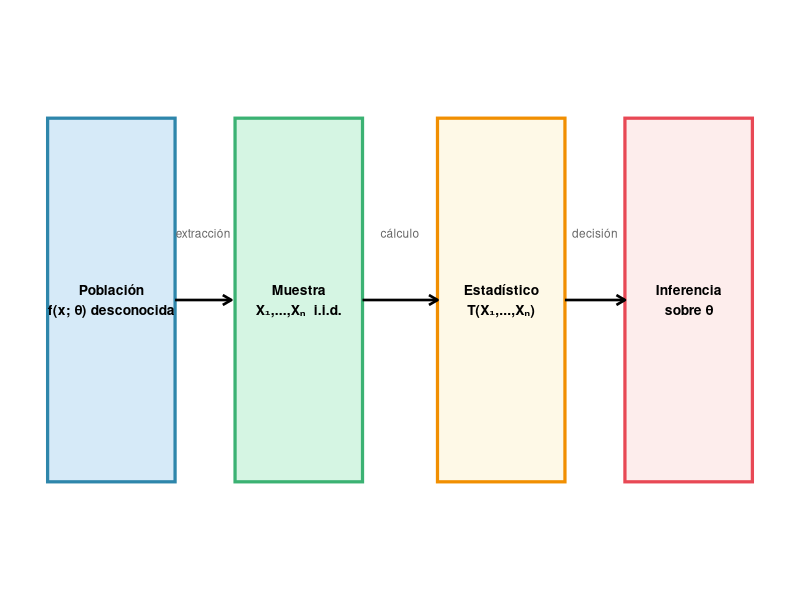
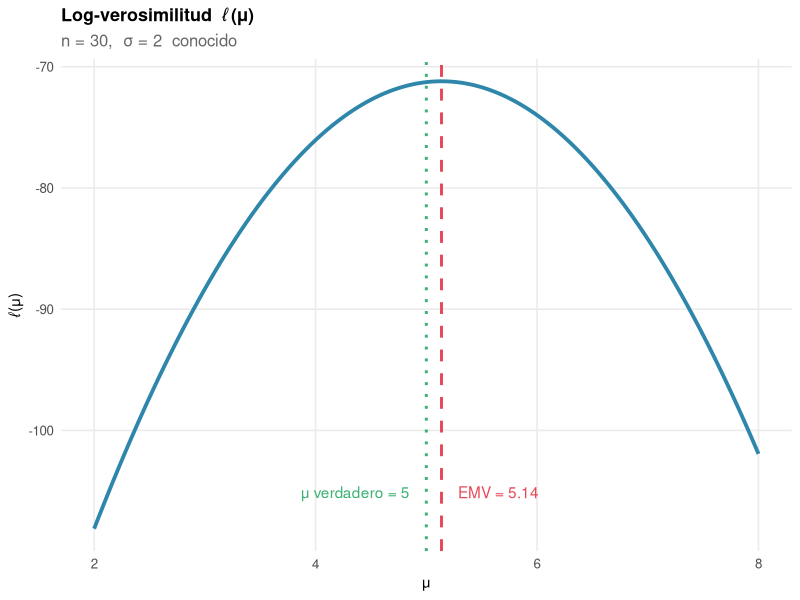
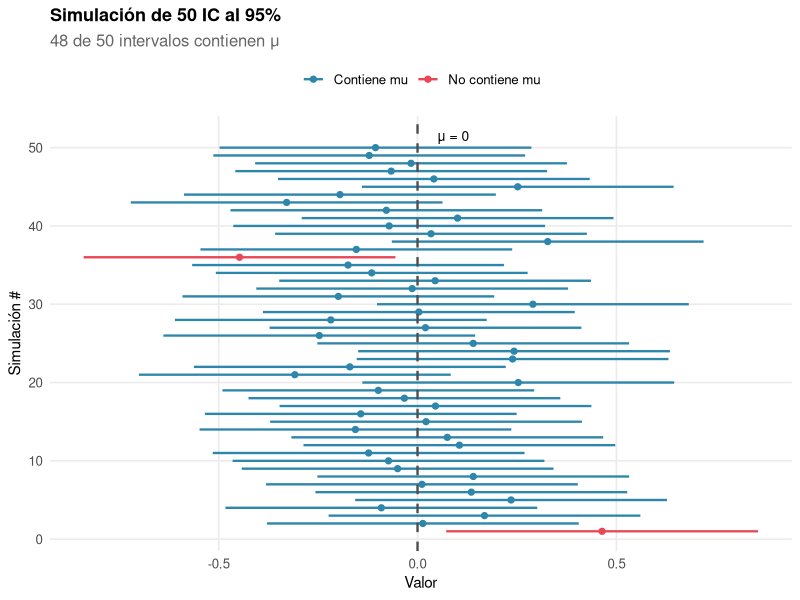
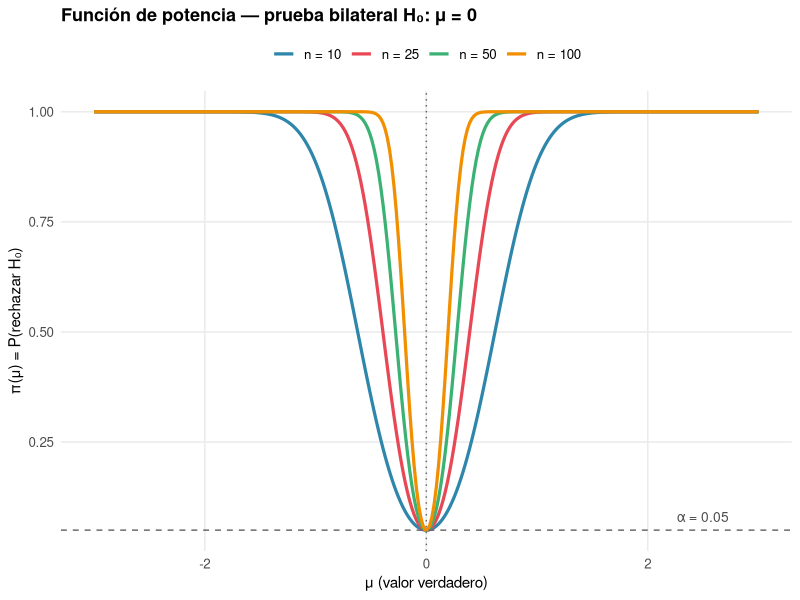
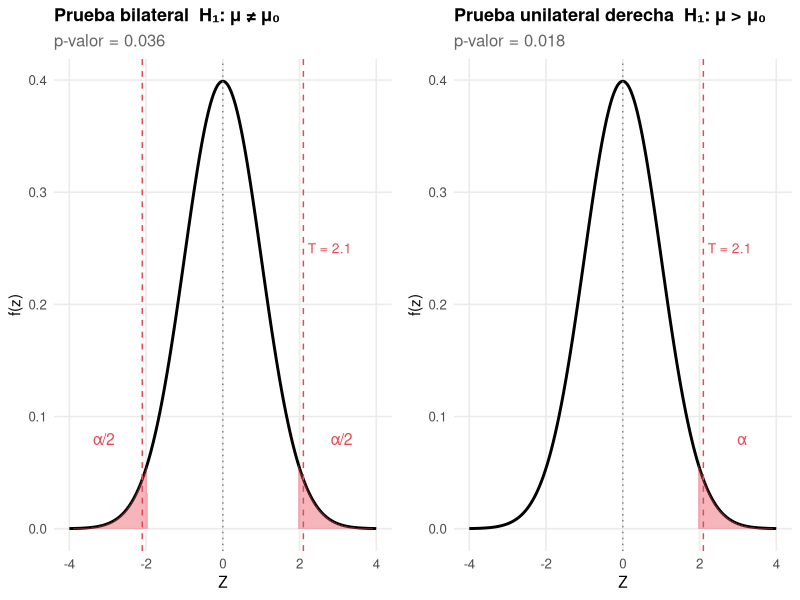
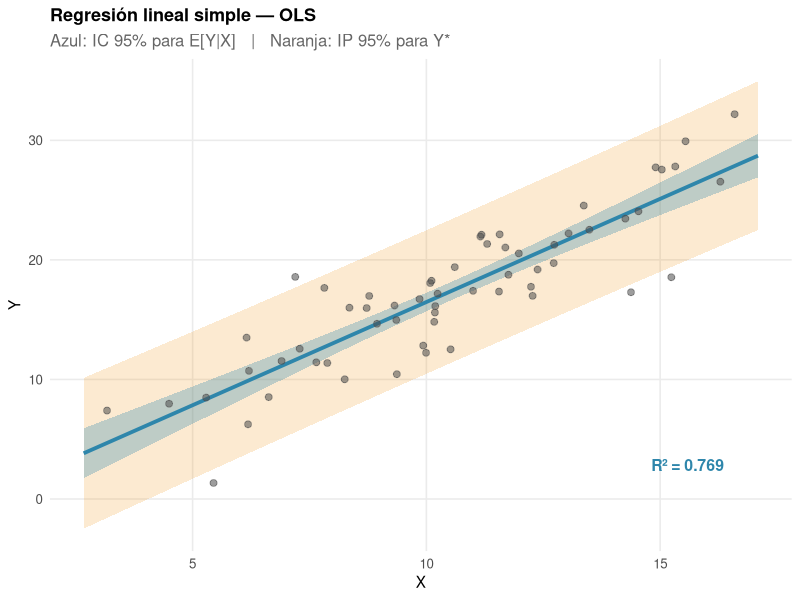
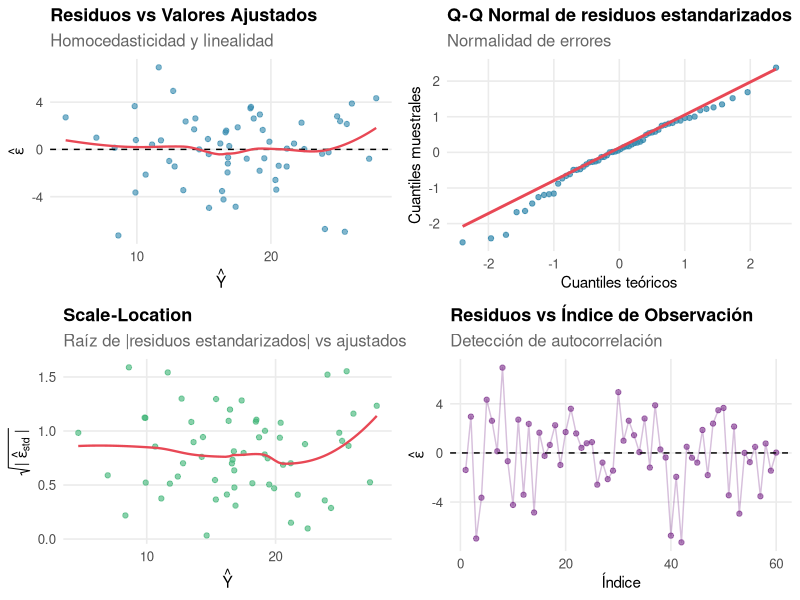

These charts were generated, in order, by the following R code:
## ---- chunk 1
#| label: setup
#| include: false

library(ggplot2)
library(dplyr)
library(tidyr)
library(gridExtra)
library(kableExtra)

set.seed(42)

theme_rep <- theme_minimal(base_size = 12) +
  theme(
    panel.grid.minor = element_blank(),
    plot.title       = element_text(face = "bold", size = 13),
    plot.subtitle    = element_text(colour = "grey40"),
    axis.title       = element_text(size = 11),
    legend.position  = "top"
  )
theme_set(theme_rep)

pal <- c("#2E86AB", "#E84855", "#3BB273", "#F18F01", "#7B2D8B", "#5C6BC0")
## ---- chunk 2
#| label: fig-marco
#| fig-cap: "Esquema general: población → muestra → inferencia"
#| echo: false
#| fig-width: 10
#| fig-height: 3.2

df_marco <- data.frame(
  x    = c(1, 3.5, 6.2, 8.7),
  y    = c(1.5, 1.5, 1.5, 1.5),
  lab  = c("Población\nf(x; θ) desconocida",
           "Muestra\nX₁,...,Xₙ  i.i.d.",
           "Estadístico\nT(X₁,...,Xₙ)",
           "Inferencia\nsobre θ")
)

ggplot(df_marco) +
  geom_rect(aes(xmin = x - 0.85, xmax = x + 0.85,
                ymin = y - 0.6,  ymax = y + 0.6),
            fill = c("#D6EAF8","#D5F5E3","#FEF9E7","#FDEDEC"),
            colour = pal[c(1,3,4,2)], linewidth = 1.1) +
  geom_text(aes(x = x, y = y, label = lab), size = 3.5, fontface = "bold") +
  annotate("segment", x = 1.85, xend = 2.6,  y = 1.5, yend = 1.5,
           arrow = arrow(length = unit(0.25,"cm")), linewidth = 0.9) +
  annotate("segment", x = 4.35, xend = 5.35, y = 1.5, yend = 1.5,
           arrow = arrow(length = unit(0.25,"cm")), linewidth = 0.9) +
  annotate("segment", x = 7.05, xend = 7.85, y = 1.5, yend = 1.5,
           arrow = arrow(length = unit(0.25,"cm")), linewidth = 0.9) +
  annotate("text", x = 2.225, y = 1.72, label = "extracción", size = 3, colour = "grey40") +
  annotate("text", x = 4.85,  y = 1.72, label = "cálculo",    size = 3, colour = "grey40") +
  annotate("text", x = 7.45,  y = 1.72, label = "decisión",   size = 3, colour = "grey40") +
  xlim(0, 9.7) + ylim(0.6, 2.4) +
  theme_void()
## ---- chunk 3
#| label: fig-verosimilitud
#| fig-cap: "Log-verosimilitud para μ con σ² conocido — la cima es el EMV"
#| fig-width: 9
#| fig-height: 4

n    <- 30
mu0  <- 5
sig  <- 2
x_obs <- rnorm(n, mu0, sig)

mu_grid <- seq(2, 8, length.out = 300)
loglik  <- sapply(mu_grid, function(m)
  sum(dnorm(x_obs, m, sig, log = TRUE)))

emv <- mean(x_obs)

ggplot(data.frame(mu = mu_grid, ll = loglik), aes(mu, ll)) +
  geom_line(colour = pal[1], linewidth = 1.3) +
  geom_vline(xintercept = emv,  colour = pal[2], linetype = "dashed", linewidth = 1) +
  geom_vline(xintercept = mu0,  colour = pal[3], linetype = "dotted", linewidth = 1) +
  annotate("text", x = emv + 0.15, y = min(loglik) + 3,
           label = paste0("EMV = ", round(emv, 2)), colour = pal[2], hjust = 0) +
  annotate("text", x = mu0 - 0.15, y = min(loglik) + 3,
           label = paste0("μ verdadero = ", mu0), colour = pal[3], hjust = 1) +
  labs(title = "Log-verosimilitud  ℓ(μ)",
       subtitle = paste0("n = ", n, ",  σ = ", sig, "  conocido"),
       x = "μ", y = "ℓ(μ)")
## ---- chunk 4
#| label: fig-ic-cobertura
#| fig-cap: "Simulación de 50 intervalos de confianza al 95% para μ = 0"
#| fig-width: 9
#| fig-height: 5.5

n_sim <- 50; n_obs <- 25; mu_true <- 0; sig_ic <- 1; alpha_ic <- 0.05
z_a2 <- qnorm(1 - alpha_ic / 2)

set.seed(7)
sims <- replicate(n_sim, {
  xs  <- rnorm(n_obs, mu_true, sig_ic)
  xb  <- mean(xs)
  m   <- z_a2 * sig_ic / sqrt(n_obs)
  c(xb - m, xb + m)
})

df_ic <- data.frame(
  id   = 1:n_sim,
  lo   = sims[1,],
  hi   = sims[2,],
  xbar = colMeans(sims)
) |>
  mutate(cubre = lo <= mu_true & mu_true <= hi,
         color = ifelse(cubre, pal[1], pal[2]))

ggplot(df_ic, aes(y = id)) +
  geom_segment(aes(x = lo, xend = hi, yend = id, colour = color), linewidth = 0.8) +
  geom_point(aes(x = xbar, colour = color), size = 1.8) +
  geom_vline(xintercept = mu_true, linetype = "dashed", linewidth = 0.8, colour = "grey30") +
  scale_colour_identity(
    guide  = guide_legend(title = NULL),
    breaks = c(pal[1], pal[2]),
    labels = c("Contiene mu", "No contiene mu")) +
  annotate("text", x = mu_true + 0.05, y = n_sim + 1.5,
           label = "μ = 0", hjust = 0, size = 3.5) +
  labs(title = paste0("Simulación de ", n_sim, " IC al 95%"),
       subtitle = paste0(sum(df_ic$cubre), " de ", n_sim,
                         " intervalos contienen μ"),
       x = "Valor", y = "Simulación #")
## ---- chunk 5
#| label: fig-potencia
#| fig-cap: "Función de potencia para prueba bilateral de μ con distintos n"
#| fig-width: 9
#| fig-height: 4.5

mu_grid_p <- seq(-3, 3, length.out = 300)
sig_p <- 1; mu0_p <- 0; alpha_p <- 0.05

potencia <- function(mu, n, mu0 = 0, sig = 1, alpha = 0.05) {
  z_crit <- qnorm(1 - alpha / 2)
  se     <- sig / sqrt(n)
  # P(rechazar H0) = P(Z < -z_c | μ) + P(Z > z_c | μ)
  pnorm(-z_crit, mean = (mu - mu0)/se) +
  pnorm( z_crit, mean = (mu - mu0)/se, lower.tail = FALSE)
}

df_pot <- expand.grid(mu = mu_grid_p, n = c(10, 25, 50, 100)) |>
  mutate(pot = mapply(potencia, mu, n),
         n   = factor(paste0("n = ", n), levels = paste0("n = ", c(10,25,50,100))))

ggplot(df_pot, aes(mu, pot, colour = n)) +
  geom_line(linewidth = 1.1) +
  geom_hline(yintercept = alpha_p, linetype = "dashed", colour = "grey40") +
  geom_vline(xintercept = 0,       linetype = "dotted", colour = "grey40") +
  scale_colour_manual(values = pal[1:4], name = NULL) +
  annotate("text", x = 2.5, y = alpha_p + 0.03,
           label = paste0("α = ", alpha_p), colour = "grey30", size = 3.5) +
  labs(title = "Función de potencia — prueba bilateral H₀: μ = 0",
       x = "μ (valor verdadero)", y = "π(μ) = P(rechazar H₀)")
## ---- chunk 6
#| label: fig-pvalor
#| fig-cap: "Región de rechazo y p-valor para prueba bilateral y unilateral"
#| fig-width: 11
#| fig-height: 4.5

x_seq <- seq(-4, 4, length.out = 500)
df_z  <- data.frame(x = x_seq, y = dnorm(x_seq))
t_obs <- 2.1; z_c <- qnorm(0.975)

shade <- function(lo, hi) {
  sub <- df_z |> filter(x >= lo, x <= hi)
  geom_area(data = sub, aes(x = x, y = y), fill = pal[2], alpha = 0.4, inherit.aes = FALSE)
}

p_bil <- ggplot(df_z, aes(x, y)) +
  geom_line(linewidth = 1) +
  shade(-4, -z_c) + shade(z_c, 4) +
  geom_vline(xintercept = c(-t_obs, t_obs), colour = pal[2], linetype = "dashed") +
  geom_vline(xintercept = 0, colour = "grey50", linetype = "dotted") +
  annotate("text", x =  3.1, y = 0.08, label = "α/2", colour = pal[2], size = 4) +
  annotate("text", x = -3.1, y = 0.08, label = "α/2", colour = pal[2], size = 4) +
  annotate("text", x =  t_obs, y = 0.25,
           label = paste0("T = ", t_obs), colour = pal[2], hjust = -0.1, size = 3.5) +
  labs(title = "Prueba bilateral  H₁: μ ≠ μ₀",
       subtitle = paste0("p-valor = ", round(2*pnorm(-t_obs), 3)),
       x = "Z", y = "f(z)")

p_uni <- ggplot(df_z, aes(x, y)) +
  geom_line(linewidth = 1) +
  shade(z_c, 4) +
  geom_vline(xintercept = t_obs, colour = pal[2], linetype = "dashed") +
  geom_vline(xintercept = 0, colour = "grey50", linetype = "dotted") +
  annotate("text", x = 3.1, y = 0.08, label = "α", colour = pal[2], size = 4) +
  annotate("text", x = t_obs, y = 0.25,
           label = paste0("T = ", t_obs), colour = pal[2], hjust = -0.1, size = 3.5) +
  labs(title = "Prueba unilateral derecha  H₁: μ > μ₀",
       subtitle = paste0("p-valor = ", round(pnorm(-t_obs), 3)),
       x = "Z", y = "f(z)")

grid.arrange(p_bil, p_uni, ncol = 2)
## ---- chunk 7
#| label: fig-regresion
#| fig-cap: "OLS: recta ajustada, banda de confianza para la media e intervalo de predicción"
#| fig-width: 10
#| fig-height: 5

set.seed(21)
n_r   <- 60
x_r   <- rnorm(n_r, 10, 3)
y_r   <- 2 + 1.5 * x_r + rnorm(n_r, 0, 3)
df_r  <- data.frame(x = x_r, y = y_r)
fit_r <- lm(y ~ x, data = df_r)

x_pred <- seq(min(x_r) - 0.5, max(x_r) + 0.5, length.out = 200)
ci_m   <- predict(fit_r, newdata = data.frame(x = x_pred),
                  interval = "confidence", level = 0.95)
ci_p   <- predict(fit_r, newdata = data.frame(x = x_pred),
                  interval = "prediction", level = 0.95)

df_band <- data.frame(
  x    = x_pred,
  fit  = ci_m[,"fit"],
  ci_lo = ci_m[,"lwr"], ci_hi = ci_m[,"upr"],
  pi_lo = ci_p[,"lwr"], pi_hi = ci_p[,"upr"]
)

ggplot() +
  geom_ribbon(data = df_band, aes(x, ymin = pi_lo, ymax = pi_hi),
              fill = pal[4], alpha = 0.18) +
  geom_ribbon(data = df_band, aes(x, ymin = ci_lo, ymax = ci_hi),
              fill = pal[1], alpha = 0.30) +
  geom_line(data = df_band, aes(x, fit), colour = pal[1], linewidth = 1.3) +
  geom_point(data = df_r, aes(x, y), alpha = 0.55, size = 2, colour = "grey30") +
  annotate("text", x = max(x_r) - 1, y = min(y_r) + 1.5,
           label = paste0("R² = ", round(summary(fit_r)$r.squared, 3)),
           size = 4, colour = pal[1], fontface = "bold") +
  labs(
    title    = "Regresión lineal simple — OLS",
    subtitle = "Azul: IC 95% para E[Y|X]   |   Naranja: IP 95% para Y*",
    x = "X", y = "Y"
  )
## ---- chunk 8
#| label: fig-supuestos
#| fig-cap: "Gráficos de diagnóstico de supuestos OLS"
#| fig-width: 11
#| fig-height: 9

df_diag <- data.frame(
  fitted    = fitted(fit_r),
  residuals = residuals(fit_r),
  std_res   = rstandard(fit_r),
  obs       = seq_len(n_r)
)

# 1. Residuos vs Ajustados (homocedasticidad / linealidad)
p_rv <- ggplot(df_diag, aes(fitted, residuals)) +
  geom_point(alpha = 0.6, colour = pal[1]) +
  geom_hline(yintercept = 0, linetype = "dashed") +
  geom_smooth(se = FALSE, colour = pal[2], linewidth = 0.8, method = "loess") +
  labs(title = "Residuos vs Valores Ajustados",
       subtitle = "Homocedasticidad y linealidad",
       x = expression(hat(Y)), y = expression(hat(epsilon)))

# 2. QQ-plot (normalidad)
p_qq <- ggplot(df_diag, aes(sample = std_res)) +
  stat_qq(colour = pal[1], alpha = 0.7) +
  stat_qq_line(colour = pal[2], linewidth = 1) +
  labs(title = "Q-Q Normal de residuos estandarizados",
       subtitle = "Normalidad de errores",
       x = "Cuantiles teóricos", y = "Cuantiles muestrales")

# 3. Scale-Location (homocedasticidad)
p_sl <- ggplot(df_diag, aes(fitted, sqrt(abs(std_res)))) +
  geom_point(alpha = 0.6, colour = pal[3]) +
  geom_smooth(se = FALSE, colour = pal[2], linewidth = 0.8, method = "loess") +
  labs(title = "Scale-Location",
       subtitle = "Raíz de |residuos estandarizados| vs ajustados",
       x = expression(hat(Y)), y = expression(sqrt("|"~hat(epsilon)[std]~"|")))

# 4. Residuos vs Índice (autocorrelación)
p_idx <- ggplot(df_diag, aes(obs, residuals)) +
  geom_point(alpha = 0.6, colour = pal[5]) +
  geom_hline(yintercept = 0, linetype = "dashed") +
  geom_line(alpha = 0.3, colour = pal[5]) +
  labs(title = "Residuos vs Índice de Observación",
       subtitle = "Detección de autocorrelación",
       x = "Índice", y = expression(hat(epsilon)))

grid.arrange(p_rv, p_qq, p_sl, p_idx, ncol = 2)
## ---- chunk 9
#| label: tbl-resumen-final
#| echo: false

tibble::tribble(
  ~"Tema", ~"Concepto", ~"Resultado clave",
  "Estimación", "Insesgadez",      "$E[\\hat\\theta] = \\theta$",
  "Estimación", "ECM",             "$\\text{ECM} = \\text{Var} + \\text{Sesgo}^2$",
  "Estimación", "Consistencia",    "$\\hat\\theta_n \\xrightarrow{P} \\theta$",
  "Estimación", "Cota C-R",        "$\\text{Var}(\\hat\\theta) \\geq 1/I_n(\\theta)$",
  "Estimación", "EMV invarianza",  "$g(\\hat\\theta_{\\text{MV}})$ es EMV de $g(\\theta)$",
  "IC",  "Pivote normal",    "$Z = (\\bar X - \\mu)/(\\sigma/\\sqrt{n}) \\sim \\mathcal{N}(0,1)$",
  "IC",  "Pivote t",         "$T = (\\bar X - \\mu)/(S/\\sqrt{n}) \\sim t_{n-1}$",
  "IC",  "Pivote chi²",      "$\\chi^2 = (n-1)S^2/\\sigma^2 \\sim \\chi^2_{n-1}$",
  "IC",  "Tamaño muestral",  "$n \\geq (z_{\\alpha/2}\\,\\sigma/e)^2$",
  "Hipótesis", "Error tipo I",     "$\\alpha = P(\\text{rechazar}\\,H_0 \\mid H_0)$",
  "Hipótesis", "Error tipo II",    "$\\beta = P(\\text{no rechazar}\\,H_0 \\mid H_1)$",
  "Hipótesis", "Potencia",         "$1 - \\beta = P(\\text{rechazar}\\,H_0 \\mid H_1)$",
  "Hipótesis", "Wilks",            "$-2\\log\\Lambda \\xrightarrow{d} \\chi^2_r$",
  "OLS",  "Estimador $\\hat\\beta_1$", "$S_{XY}/S_{XX}$",
  "OLS",  "Gauss-Markov",    "OLS es MELI (BLUE) bajo A1–A4",
  "OLS",  "Varianza $\\hat\\beta_1$", "$\\sigma^2/S_{XX}$",
  "OLS",  "$R^2$",           "$1 - \\text{SCR}_{\\text{res}}/\\text{SCT} \\in [0,1]$",
  "OLS",  "Estadístico $t$", "$T_j = \\hat\\beta_j/\\text{se}(\\hat\\beta_j) \\sim t_{n-2}$"
) |>
  kable(escape = FALSE, align = "llc") |>
  kable_styling(
    bootstrap_options = c("striped", "hover", "condensed"),
    full_width = FALSE
  ) |>
  pack_rows("Estimación Puntual", 1,  5) |>
  pack_rows("Intervalos de Confianza", 6, 9) |>
  pack_rows("Pruebas de Hipótesis", 10, 13) |>
  pack_rows("Regresión OLS", 14, 18) |>
  column_spec(1, bold = TRUE, width = "3cm") |>
  column_spec(3, width = "7cm")
